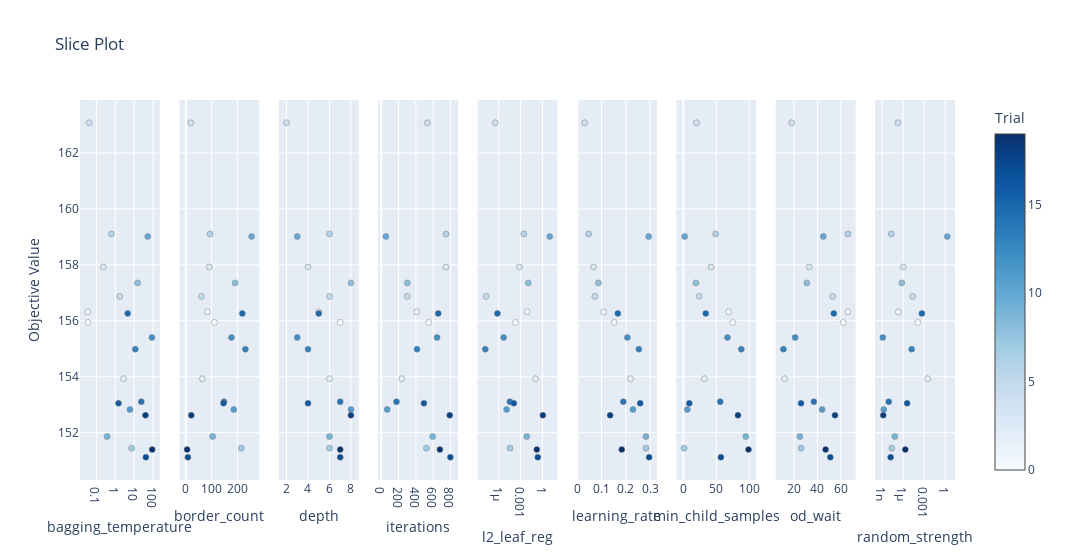

Notebook code for this chart:
### Code cell
optuna.visualization.plot_slice(study)

### Figure 1 — Plotly figure (JSON) as saved in the notebook; plotly's stock layout.template omitted (floating-point values rounded to 4 significant figures)
{"data": [{"marker": {"color": [0, 1, 2, 3, 4, 5, 6, 7, 8, 9, 10, 11, 12, 13, 14, 15, 16, 17, 18, 19], "colorbar": {"title": {"text": "Trial"}, "x": 1, "xpad": 40}, "colorscale": [[0, "rgb(247,251,255)"], [0.125, "rgb(222,235,247)"], [0.25, "rgb(198,219,239)"], [0.375, "rgb(158,202,225)"], [0.5, "rgb(107,174,214)"], [0.625, "rgb(66,146,198)"], [0.75, "rgb(33,113,181)"], [0.875, "rgb(8,81,156)"], [1, "rgb(8,48,107)"]], "line": {"color": "Grey", "width": 0.5}, "showscale": true}, "mode": "markers", "name": "Feasible Trial", "showlegend": false, "type": "scatter", "x": [0.03563, 0.03458, 2.717, 0.2333, 0.04067, 1.719, 0.6145, 7.226, 15.1, 0.367, 52.1, 5.938, 86.64, 11.43, 23.74, 4.525, 1.467, 41.35, 39.31, 89.56], "xaxis": "x", "y": [155.9, 156.3, 153.9, 157.9, 163.1, 156.9, 159.1, 151.4, 157.4, 151.9, 159.0, 152.8, 155.4, 155.0, 153.1, 156.3, 153.0, 151.1, 152.6, 151.4], "yaxis": "y"}, {"marker": {"color": [0, 1, 2, 3, 4, 5, 6, 7, 8, 9, 10, 11, 12, 13, 14, 15, 16, 17, 18, 19], "colorbar": {"title": {"text": "Trial"}, "x": 1, "xpad": 40}, "colorscale": [[0, "rgb(247,251,255)"], [0.125, "rgb(222,235,247)"], [0.25, "rgb(198,219,239)"], [0.375, "rgb(158,202,225)"], [0.5, "rgb(107,174,214)"], [0.625, "rgb(66,146,198)"], [0.75, "rgb(33,113,181)"], [0.875, "rgb(8,81,156)"], [1, "rgb(8,48,107)"]], "line": {"color": "Grey", "width": 0.5}, "showscale": false}, "mode": "markers", "name": "Feasible Trial", "showlegend": false, "type": "scatter", "x": [111, 83, 64, 91, 19, 60, 94, 215, 191, 104, 255, 186, 177, 231, 148, 219, 146, 8, 21, 5], "xaxis": "x2", "y": [155.9, 156.3, 153.9, 157.9, 163.1, 156.9, 159.1, 151.4, 157.4, 151.9, 159.0, 152.8, 155.4, 155.0, 153.1, 156.3, 153.0, 151.1, 152.6, 151.4], "yaxis": "y2"}, {"marker": {"color": [0, 1, 2, 3, 4, 5, 6, 7, 8, 9, 10, 11, 12, 13, 14, 15, 16, 17, 18, 19], "colorbar": {"title": {"text": "Trial"}, "x": 1, "xpad": 40}, "colorscale": [[0, "rgb(247,251,255)"], [0.125, "rgb(222,235,247)"], [0.25, "rgb(198,219,239)"], [0.375, "rgb(158,202,225)"], [0.5, "rgb(107,174,214)"], [0.625, "rgb(66,146,198)"], [0.75, "rgb(33,113,181)"], [0.875, "rgb(8,81,156)"], [1, "rgb(8,48,107)"]], "line": {"color": "Grey", "width": 0.5}, "showscale": false}, "mode": "markers", "name": "Feasible Trial", "showlegend": false, "type": "scatter", "x": [7, 5, 6, 4, 2, 6, 6, 6, 8, 6, 3, 8, 3, 4, 7, 5, 4, 7, 8, 7], "xaxis": "x3", "y": [155.9, 156.3, 153.9, 157.9, 163.1, 156.9, 159.1, 151.4, 157.4, 151.9, 159.0, 152.8, 155.4, 155.0, 153.1, 156.3, 153.0, 151.1, 152.6, 151.4], "yaxis": "y3"}, {"marker": {"color": [0, 1, 2, 3, 4, 5, 6, 7, 8, 9, 10, 11, 12, 13, 14, 15, 16, 17, 18, 19], "colorbar": {"title": {"text": "Trial"}, "x": 1, "xpad": 40}, "colorscale": [[0, "rgb(247,251,255)"], [0.125, "rgb(222,235,247)"], [0.25, "rgb(198,219,239)"], [0.375, "rgb(158,202,225)"], [0.5, "rgb(107,174,214)"], [0.625, "rgb(66,146,198)"], [0.75, "rgb(33,113,181)"], [0.875, "rgb(8,81,156)"], [1, "rgb(8,48,107)"]], "line": {"color": "Grey", "width": 0.5}, "showscale": false}, "mode": "markers", "name": "Feasible Trial", "showlegend": false, "type": "scatter", "x": [548, 410, 237, 748, 533, 299, 749, 522, 301, 594, 53, 68, 645, 413, 175, 659, 493, 799, 792, 678], "xaxis": "x4", "y": [155.9, 156.3, 153.9, 157.9, 163.1, 156.9, 159.1, 151.4, 157.4, 151.9, 159.0, 152.8, 155.4, 155.0, 153.1, 156.3, 153.0, 151.1, 152.6, 151.4], "yaxis": "y4"}, {"marker": {"color": [0, 1, 2, 3, 4, 5, 6, 7, 8, 9, 10, 11, 12, 13, 14, 15, 16, 17, 18, 19], "colorbar": {"title": {"text": "Trial"}, "x": 1, "xpad": 40}, "colorscale": [[0, "rgb(247,251,255)"], [0.125, "rgb(222,235,247)"], [0.25, "rgb(198,219,239)"], [0.375, "rgb(158,202,225)"], [0.5, "rgb(107,174,214)"], [0.625, "rgb(66,146,198)"], [0.75, "rgb(33,113,181)"], [0.875, "rgb(8,81,156)"], [1, "rgb(8,48,107)"]], "line": {"color": "Grey", "width": 0.5}, "showscale": false}, "mode": "markers", "name": "Feasible Trial", "showlegend": false, "type": "scatter", "x": [0.0001999, 0.007725, 0.1093, 0.0007028, 3.474e-07, 1.914e-08, 0.002753, 3.608e-05, 0.01108, 0.006912, 9.493, 1.213e-05, 4.75e-06, 1.475e-08, 3.417e-05, 6.751e-07, 0.0001186, 0.2229, 1.103, 0.1638], "xaxis": "x5", "y": [155.9, 156.3, 153.9, 157.9, 163.1, 156.9, 159.1, 151.4, 157.4, 151.9, 159.0, 152.8, 155.4, 155.0, 153.1, 156.3, 153.0, 151.1, 152.6, 151.4], "yaxis": "y5"}, {"marker": {"color": [0, 1, 2, 3, 4, 5, 6, 7, 8, 9, 10, 11, 12, 13, 14, 15, 16, 17, 18, 19], "colorbar": {"title": {"text": "Trial"}, "x": 1, "xpad": 40}, "colorscale": [[0, "rgb(247,251,255)"], [0.125, "rgb(222,235,247)"], [0.25, "rgb(198,219,239)"], [0.375, "rgb(158,202,225)"], [0.5, "rgb(107,174,214)"], [0.625, "rgb(66,146,198)"], [0.75, "rgb(33,113,181)"], [0.875, "rgb(8,81,156)"], [1, "rgb(8,48,107)"]], "line": {"color": "Grey", "width": 0.5}, "showscale": false}, "mode": "markers", "name": "Feasible Trial", "showlegend": false, "type": "scatter", "x": [0.1518, 0.109, 0.2197, 0.06705, 0.03031, 0.0721, 0.04669, 0.2835, 0.08725, 0.2833, 0.2945, 0.2295, 0.2066, 0.254, 0.1896, 0.1671, 0.2597, 0.2963, 0.1355, 0.1835], "xaxis": "x6", "y": [155.9, 156.3, 153.9, 157.9, 163.1, 156.9, 159.1, 151.4, 157.4, 151.9, 159.0, 152.8, 155.4, 155.0, 153.1, 156.3, 153.0, 151.1, 152.6, 151.4], "yaxis": "y6"}, {"marker": {"color": [0, 1, 2, 3, 4, 5, 6, 7, 8, 9, 10, 11, 12, 13, 14, 15, 16, 17, 18, 19], "colorbar": {"title": {"text": "Trial"}, "x": 1, "xpad": 40}, "colorscale": [[0, "rgb(247,251,255)"], [0.125, "rgb(222,235,247)"], [0.25, "rgb(198,219,239)"], [0.375, "rgb(158,202,225)"], [0.5, "rgb(107,174,214)"], [0.625, "rgb(66,146,198)"], [0.75, "rgb(33,113,181)"], [0.875, "rgb(8,81,156)"], [1, "rgb(8,48,107)"]], "line": {"color": "Grey", "width": 0.5}, "showscale": false}, "mode": "markers", "name": "Feasible Trial", "showlegend": false, "type": "scatter", "x": [75, 69, 32, 42, 20, 24, 49, 1, 19, 95, 2, 6, 67, 88, 56, 34, 9, 57, 83, 99], "xaxis": "x7", "y": [155.9, 156.3, 153.9, 157.9, 163.1, 156.9, 159.1, 151.4, 157.4, 151.9, 159.0, 152.8, 155.4, 155.0, 153.1, 156.3, 153.0, 151.1, 152.6, 151.4], "yaxis": "y7"}, {"marker": {"color": [0, 1, 2, 3, 4, 5, 6, 7, 8, 9, 10, 11, 12, 13, 14, 15, 16, 17, 18, 19], "colorbar": {"title": {"text": "Trial"}, "x": 1, "xpad": 40}, "colorscale": [[0, "rgb(247,251,255)"], [0.125, "rgb(222,235,247)"], [0.25, "rgb(198,219,239)"], [0.375, "rgb(158,202,225)"], [0.5, "rgb(107,174,214)"], [0.625, "rgb(66,146,198)"], [0.75, "rgb(33,113,181)"], [0.875, "rgb(8,81,156)"], [1, "rgb(8,48,107)"]], "line": {"color": "Grey", "width": 0.5}, "showscale": false}, "mode": "markers", "name": "Feasible Trial", "showlegend": false, "type": "scatter", "x": [62, 66, 12, 33, 18, 53, 66, 26, 31, 25, 45, 44, 21, 11, 37, 54, 26, 51, 55, 47], "xaxis": "x8", "y": [155.9, 156.3, 153.9, 157.9, 163.1, 156.9, 159.1, 151.4, 157.4, 151.9, 159.0, 152.8, 155.4, 155.0, 153.1, 156.3, 153.0, 151.1, 152.6, 151.4], "yaxis": "y8"}, {"marker": {"color": [0, 1, 2, 3, 4, 5, 6, 7, 8, 9, 10, 11, 12, 13, 14, 15, 16, 17, 18, 19], "colorbar": {"title": {"text": "Trial"}, "x": 1, "xpad": 40}, "colorscale": [[0, "rgb(247,251,255)"], [0.125, "rgb(222,235,247)"], [0.25, "rgb(198,219,239)"], [0.375, "rgb(158,202,225)"], [0.5, "rgb(107,174,214)"], [0.625, "rgb(66,146,198)"], [0.75, "rgb(33,113,181)"], [0.875, "rgb(8,81,156)"], [1, "rgb(8,48,107)"]], "line": {"color": "Grey", "width": 0.5}, "showscale": false}, "mode": "markers", "name": "Feasible Trial", "showlegend": false, "type": "scatter", "x": [0.0001186, 2.043e-07, 0.003164, 1.009e-06, 1.758e-07, 2.241e-05, 1.987e-08, 2.36e-08, 6.517e-07, 6.195e-08, 1.995, 1.683e-09, 1.213e-09, 1.617e-05, 8.595e-09, 0.0004692, 3.623e-06, 1.595e-08, 1.397e-09, 2.021e-06], "xaxis": "x9", "y": [155.9, 156.3, 153.9, 157.9, 163.1, 156.9, 159.1, 151.4, 157.4, 151.9, 159.0, 152.8, 155.4, 155.0, 153.1, 156.3, 153.0, 151.1, 152.6, 151.4], "yaxis": "y9"}], "layout": {"title": {"text": "Slice Plot"}, "width": 2700, "xaxis": {"anchor": "y", "domain": [0, 0.09136], "title": {"text": "bagging_temperature"}, "type": "log"}, "xaxis2": {"anchor": "y2", "domain": [0.1136, 0.2049], "title": {"text": "border_count"}}, "xaxis3": {"anchor": "y3", "domain": [0.2272, 0.3185], "title": {"text": "depth"}}, "xaxis4": {"anchor": "y4", "domain": [0.3407, 0.4321], "title": {"text": "iterations"}}, "xaxis5": {"anchor": "y5", "domain": [0.4543, 0.5457], "title": {"text": "l2_leaf_reg"}, "type": "log"}, "xaxis6": {"anchor": "y6", "domain": [0.5679, 0.6593], "title": {"text": "learning_rate"}}, "xaxis7": {"anchor": "y7", "domain": [0.6815, 0.7728], "title": {"text": "min_child_samples"}}, "xaxis8": {"anchor": "y8", "domain": [0.7951, 0.8864], "title": {"text": "od_wait"}}, "xaxis9": {"anchor": "y9", "domain": [0.9086, 1], "title": {"text": "random_strength"}, "type": "log"}, "yaxis": {"anchor": "x", "domain": [0, 1], "title": {"text": "Objective Value"}}, "yaxis2": {"anchor": "x2", "domain": [0, 1], "matches": "y", "showticklabels": false}, "yaxis3": {"anchor": "x3", "domain": [0, 1], "matches": "y", "showticklabels": false}, "yaxis4": {"anchor": "x4", "domain": [0, 1], "matches": "y", "showticklabels": false}, "yaxis5": {"anchor": "x5", "domain": [0, 1], "matches": "y", "showticklabels": false}, "yaxis6": {"anchor": "x6", "domain": [0, 1], "matches": "y", "showticklabels": false}, "yaxis7": {"anchor": "x7", "domain": [0, 1], "matches": "y", "showticklabels": false}, "yaxis8": {"anchor": "x8", "domain": [0, 1], "matches": "y", "showticklabels": false}, "yaxis9": {"anchor": "x9", "domain": [0, 1], "matches": "y", "showticklabels": false}}}
